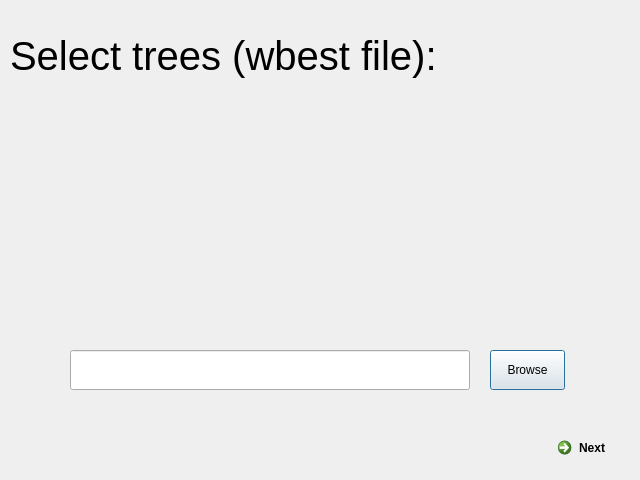
<?xml version="1.0" encoding="UTF-8"?>
<ui version="4.0">
 <class>DialogTreeSelector</class>
 <widget class="QDialog" name="DialogTreeSelector">
  <property name="geometry">
   <rect>
    <x>0</x>
    <y>0</y>
    <width>640</width>
    <height>480</height>
   </rect>
  </property>
  <property name="windowTitle">
   <string>Trees selector</string>
  </property>
  <widget class="QLabel" name="lblTreeLoadHeader">
   <property name="geometry">
    <rect>
     <x>10</x>
     <y>10</y>
     <width>441</width>
     <height>91</height>
    </rect>
   </property>
   <property name="font">
    <font>
     <pointsize>30</pointsize>
    </font>
   </property>
   <property name="text">
    <string>Select trees (wbest file):</string>
   </property>
  </widget>
  <widget class="QLineEdit" name="leditTreePath">
   <property name="geometry">
    <rect>
     <x>70</x>
     <y>350</y>
     <width>400</width>
     <height>40</height>
    </rect>
   </property>
  </widget>
  <widget class="QPushButton" name="btnBrowseTree">
   <property name="geometry">
    <rect>
     <x>490</x>
     <y>350</y>
     <width>75</width>
     <height>40</height>
    </rect>
   </property>
   <property name="text">
    <string>Browse</string>
   </property>
  </widget>
  <widget class="QCommandLinkButton" name="btnNext">
   <property name="geometry">
    <rect>
     <x>550</x>
     <y>430</y>
     <width>172</width>
     <height>41</height>
    </rect>
   </property>
   <property name="text">
    <string>Next</string>
   </property>
  </widget>
  <widget class="QLabel" name="lblFileInfo">
   <property name="geometry">
    <rect>
     <x>70</x>
     <y>320</y>
     <width>47</width>
     <height>13</height>
    </rect>
   </property>
   <property name="text">
    <string/>
   </property>
  </widget>
 </widget>
 <resources/>
 <connections/>
</ui>
